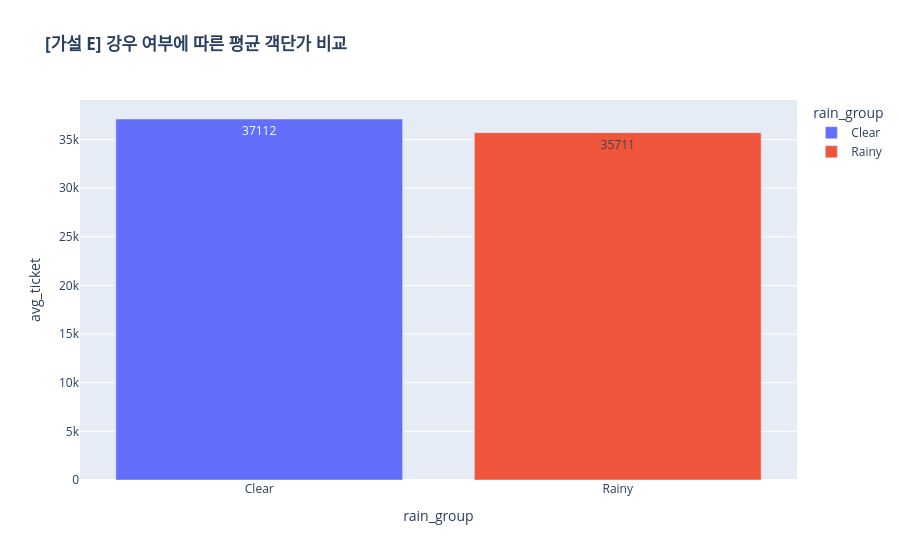

Source (notebook cell):
### Markdown cell above
[가설 E] 강수량의 역설

### Code cell
# 비오는 날의 1인당 평균 구매액

# 비 옴 vs 안 옴 구분 (강수량이 0보다 크면 비 옴)
merged_df['rain_group'] = merged_df['강수량(mm)'].apply(lambda x: 'Rainy' if x > 0 else 'Clear')

# 그룹별 객단가(매출/객수) 계산
rain_summary = merged_df.groupby('rain_group').agg({
    'total_sales': 'mean',
    'customer_count': 'mean'
}).reset_index()

rain_summary['avg_ticket'] = rain_summary['total_sales'] / rain_summary['customer_count']

# 시각화
fig_rain = px.bar(rain_summary, x='rain_group', y='avg_ticket',
                  color='rain_group', text_auto='.0f',
                  title="<b>[가설 E] 강우 여부에 따른 평균 객단가 비교</b>")
fig_rain.show()

### Figure 1 — Plotly figure (JSON) as saved in the notebook; plotly's stock layout.template omitted (floating-point values rounded to 4 significant figures)
{"data": [{"hovertemplate": "rain_group=%{x}<br>avg_ticket=%{y}<extra></extra>", "legendgroup": "Clear", "marker": {"color": "#636efa", "pattern": {"shape": ""}}, "name": "Clear", "orientation": "v", "showlegend": true, "textposition": "auto", "texttemplate": "%{y:.0f}", "type": "bar", "x": ["Clear"], "xaxis": "x", "y": [37110.0], "yaxis": "y"}, {"hovertemplate": "rain_group=%{x}<br>avg_ticket=%{y}<extra></extra>", "legendgroup": "Rainy", "marker": {"color": "#EF553B", "pattern": {"shape": ""}}, "name": "Rainy", "orientation": "v", "showlegend": true, "textposition": "auto", "texttemplate": "%{y:.0f}", "type": "bar", "x": ["Rainy"], "xaxis": "x", "y": [35710.0], "yaxis": "y"}], "layout": {"barmode": "relative", "legend": {"title": {"text": "rain_group"}, "tracegroupgap": 0}, "title": {"text": "<b>[가설 E] 강우 여부에 따른 평균 객단가 비교</b>"}, "xaxis": {"anchor": "y", "categoryarray": ["Clear", "Rainy"], "categoryorder": "array", "domain": [0, 1], "title": {"text": "rain_group"}}, "yaxis": {"anchor": "x", "domain": [0, 1], "title": {"text": "avg_ticket"}}}}
